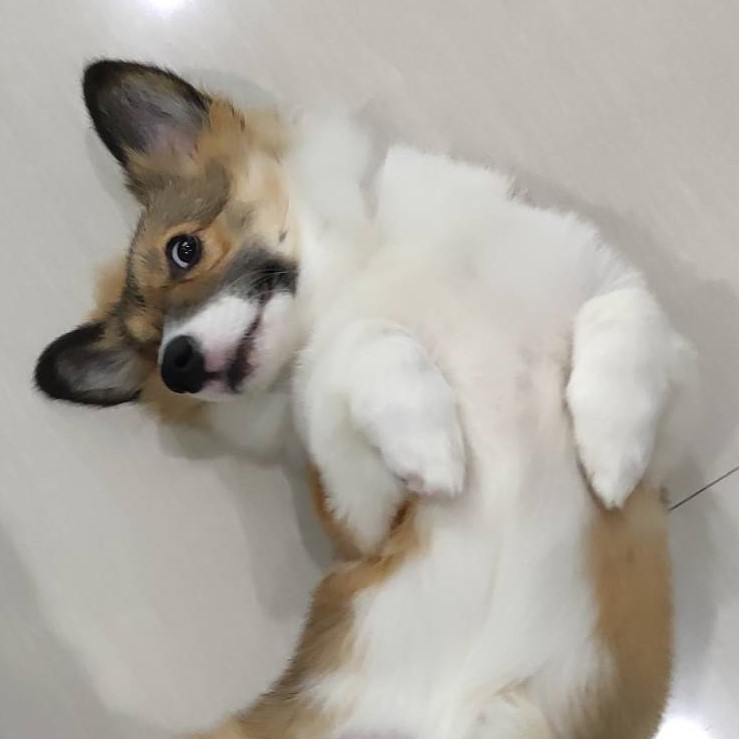
#> input picture dataset/odi.jpg, 739 x 739 px
$ python main.py
#> lines starting #> are read from the running program, lines starting #| are printed output that depends on the picture
from pathlib import Path

import cv2
import numpy as np
from matplotlib import pyplot as plt

IMG_PATH = Path(__file__).resolve().parent.parent / "dataset" / "odi.jpg"

img = cv2.imread(str(IMG_PATH))
#> img is the input picture: shape (739, 739, 3); mean B, G, R 160.7, 168.8, 173.8
if img is None:
    raise FileNotFoundError(f"Could not load image located at {IMG_PATH}")

# Change image size
scale_percent = 1 / 2
width = int(img.shape[1] * scale_percent)
#> width = 369
height = int(img.shape[0] * scale_percent)
#> height = 369
dim = (width, height)
#> dim = (369, 369)

# Resize image
img = cv2.resize(img, dim, cv2.INTER_AREA)
#> img: shape (369, 369, 3)

# Convert to grayscale
gray_image = cv2.cvtColor(img, cv2.COLOR_BGR2GRAY)
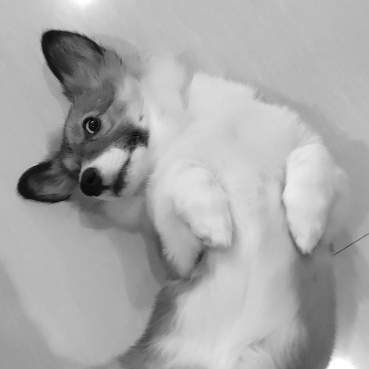
#> gray_image: shape (369, 369); min 5, max 255, mean 169.4

# Display images
# cv2.imshow("Original", img)
# cv2.imshow("Grayscale", gray_image)
# cv2.waitKey(0)

h = img.shape[0]
#> h = 369
w = img.shape[1]
#> w = 369

intensity_counter = np.zeros(256, dtype=int)

for i in range(h):
    for j in range(w):
        intensity_counter[gray_image[i, j]] += 1

plt.figure(1)
plt.plot(intensity_counter, "g", label="Odi")
plt.legend(loc="upper right")
plt.xlabel("Intensity")
plt.ylabel("Quantity")
# plt.show()

# Histogram equalization
equ = cv2.equalizeHist(gray_image)
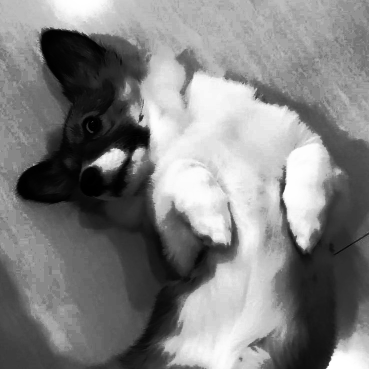
#> equ: shape (369, 369); min 0, max 255, mean 129.2
equ_counter = np.zeros(256, dtype=int)
for i in range(h):
    for j in range(w):
        equ_counter[equ[i, j]] += 1

plt.figure(1, (16, 8))
plt.subplot(1, 2, 1)
plt.plot(intensity_counter, "g", label="Before")
plt.legend(loc="upper right")
plt.xlabel("Intensity")
plt.ylabel("Quantity")

plt.subplot(1, 2, 2)
plt.plot(equ_counter, "r", label="After")
plt.legend(loc="upper right")
plt.xlabel("Intensity")
plt.ylabel("Quantity")
# plt.show()

res = np.hstack((gray_image, equ))
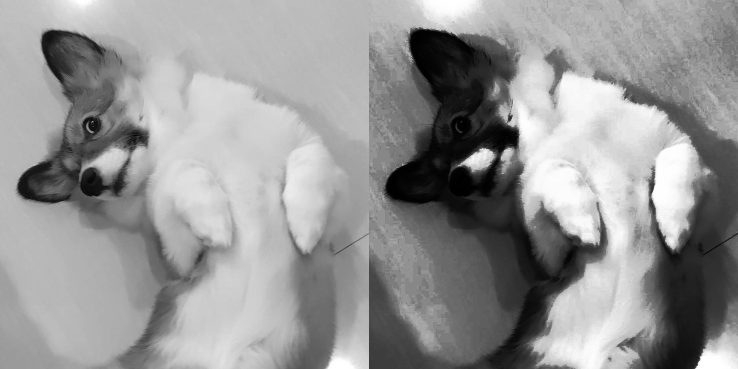
#> res: shape (369, 738); min 0, max 255, mean 149.3
cv2.imshow("Image", res)
cv2.waitKey(0)
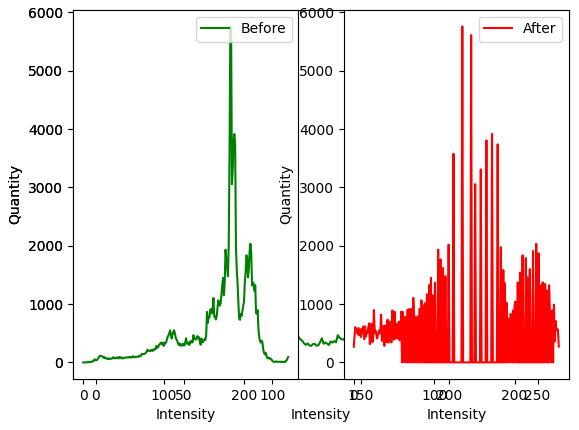
#> figure drawn by matplotlib, 3 panels; panel 1: curve peaks at x = 183, y = 5760; panel 2: curve peaks at x = 183, y = 5760; panel 3: curve peaks at x = 135, y = 5760
